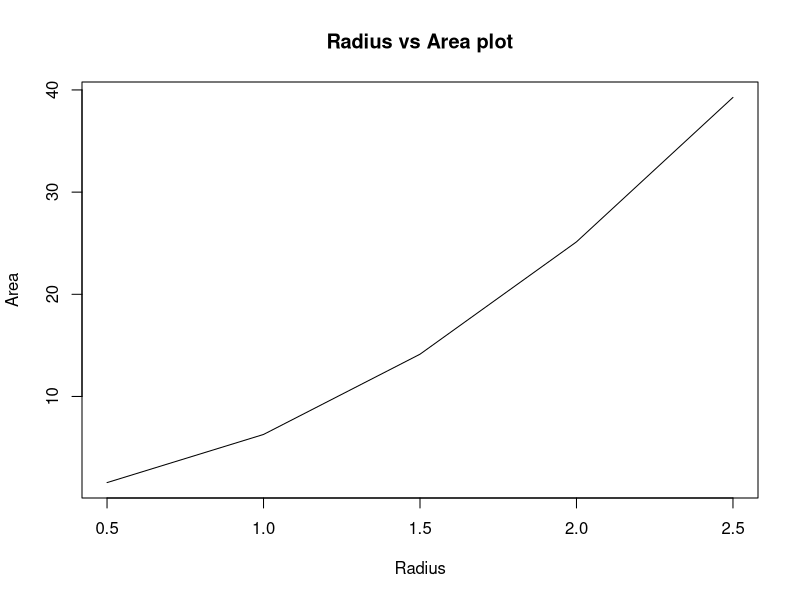

R code for this plot:
## ---- chunk 1
knitr::opts_chunk$set(echo = TRUE)
## ---- chunk 2

a <- 10
b <- 5
print(a + b)

## ---- chunk 3

x = 5
y = 3
print (x * y)

## ---- chunk 4
r <- c(0.5, 1, 1.5, 2.0, 2.5)
area <- 2*pi*r^2
plot(r, area,xlab = 'Radius', ylab = 'Area',type = 'l', main = 'Radius vs Area plot')
## ---- chunk 5
a <- 20
b <- 100
a*b


